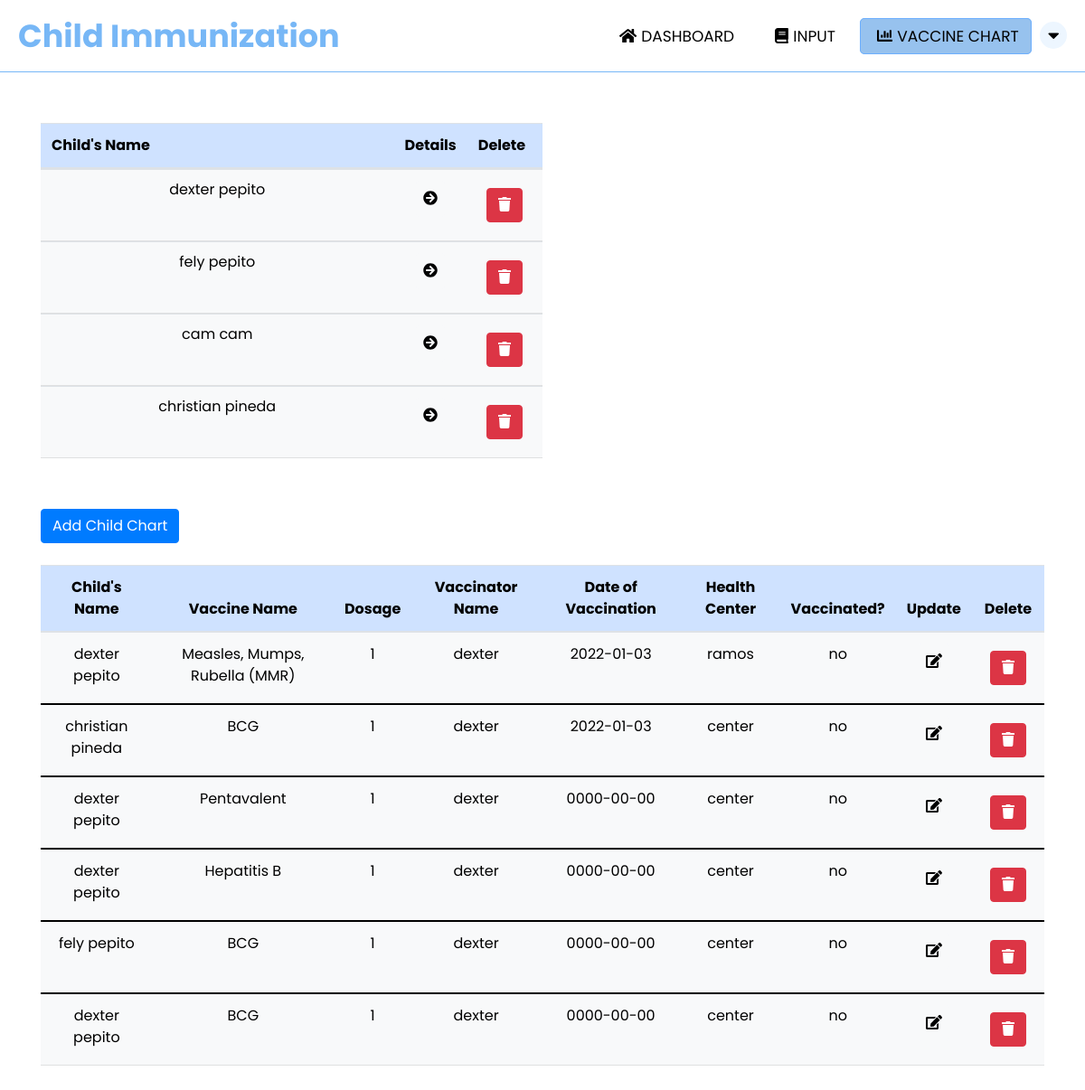
The page /admin_chart.php on the database its author committed.
### tables this page shows
CREATE TABLE `child_tbl` (
  `child_id` int(11) NOT NULL,
  `parent_id` int(11) NOT NULL,
  `firstname` varchar(50) NOT NULL,
  `lastname` varchar(50) NOT NULL,
  `middlename` varchar(50) NOT NULL,
  `dateofbirth` date NOT NULL,
  `placeofbirth` varchar(100) NOT NULL,
  `address` varchar(50) NOT NULL,
  `fathername` varchar(50) NOT NULL,
  `mothername` varchar(50) NOT NULL,
  `birthheight` int(11) NOT NULL,
  `birthweight` int(11) NOT NULL,
  `sex` varchar(50) NOT NULL
);

CREATE TABLE `chart` (
  `chart_id` int(11) NOT NULL,
  `child_id` int(11) NOT NULL,
  `vaccine_id` int(11) NOT NULL,
  `dose` int(11) NOT NULL,
  `healthcare_id` int(11) NOT NULL,
  `dateofvaccination` date NOT NULL,
  `healthcenter_id` int(11) NOT NULL,
  `vaccinated` varchar(3) NOT NULL
);

CREATE TABLE `vaccine` (
  `vaccine_id` int(11) NOT NULL,
  `vaccinename` varchar(50) NOT NULL
);

CREATE TABLE `healthcare_info` (
  `healthcare_id` int(11) NOT NULL,
  `vaccinatorname` varchar(50) NOT NULL
);

CREATE TABLE `healthcenter_tbl` (
  `healthcenter_id` int(11) NOT NULL,
  `healthcenter` varchar(255) NOT NULL
);

### admin_chart.php (the view, shortened to what this page needs)
<?php
include "PHP/connection.php";
?>
<!DOCTYPE html>
<html lang="en">
<head>
    <link rel="stylesheet" href="https://cdnjs.cloudflare.com/ajax/libs/font-awesome/4.7.0/css/font-awesome.min.css">
    <link rel="stylesheet" href="path/to/font-awesome/css/font-awesome.min.css">
    <link href="https://cdn.jsdelivr.net/npm/bootstrap@5.1.3/dist/css/bootstrap.min.css" rel="stylesheet">
    <link rel="stylesheet" href="CSS/admin_chart.css">
    <link rel="stylesheet" href="https://cdnjs.cloudflare.com/ajax/libs/twitter-bootstrap/4.1.1/css/bootstrap.css">
   <link rel="stylesheet" href="https://cdn.datatables.net/1.10.19/css/dataTables.bootstrap4.min.css">
   <link rel="stylesheet" href="https://cdn.datatables.net/responsive/2.2.3/css/responsive.bootstrap.min.css">
   <link rel="stylesheet" href="https://cdn.datatables.net/fixedheader/3.2.0/css/fixedHeader.dataTables.min.css">
</head>
<body>
<nav>
  <label class="logo">Child Immunization</label>
  <ul>
    <li><a href="admin_index.php"><i class="fas fa-home" id="icon"></i>Dashboard</a></li>
    <li><a href="admin_input.php"><i class="fas fa-book"  id="icon"></i>Input</a></li>
    <li><a href="admin_chart.php" class="active"><i class="fa fa-chart-bar"  id="icon"></i>Vaccine Chart</a></li>
    <div class="dropdown">
      <button class="dropbtn"><i class="fa fa-caret-down"></i></button>
    </div>
  </ul>
</nav>
<div class="container" style="overflow-x: auto">
    <table id="example" class="table table-primary table-hover" style="width:50%;">
        <thead>
            <tr>
              <th>Child's Name</th>
              <th style="width: 10%">Details</th>
              <th style="width: 15%">Delete</th>
            </tr>
        </thead>
        <tbody class="table table-light" style="line-height: 20px">
            <?php
            $sql = "SELECT * FROM child_tbl";
            $stmt = $con->prepare($sql);
            $stmt->execute();
            $result = $stmt->get_result();
            while ($row = $result->fetch_assoc()) { ?>
            <tr>
                <td><?php echo $row['firstname'] . "  " . $row['lastname']; ?></td>
                <td><button id="id-<?php echo $row['child_id']; ?>" type="button" class="btn btn-primary view_chart" style="color: black; border: none">
                <i class="fa fa-arrow-circle-right"></i>
                </button></td>
                <td>
                <form action="PHP/delete.php" method="POST">
                    <button type="submit" name="delete_child" class="btn btn-danger"><a href="PHP/delete.php"></a><i class="fa fa-trash"></i></button>
                </form>
                </td>
            </tr>
            <?php }
            ?>
        </tbody>
    </table>
</div>
<div class="container" style="overflow-x: auto">
        <button type="button" class="btn btn-primary" data-bs-toggle="modal" data-bs-target="#adduserchart">
              Add Child Chart
        </button>
        <br><br>
  <table id="example" class="table table table-hover" style="width:100%">
      <thead class="table table-primary">
          <tr>
              <th>Child's Name</th>
              <th>Vaccine Name</th>
              <th>Dosage</th>
              <th>Vaccinator Name</th>
              <th>Date of Vaccination</th>
              <th>Health Center</th>
              <th>Vaccinated?</th>
              <th>Update</th>
              <th>Delete</th>
          </tr>
      </thead>
      <tbody class="table table-light">
          <?php
          $sql = "SELECT *, child_tbl.firstname, child_tbl.lastname, vaccine.vaccinename, healthcare_info.vaccinatorname, chart.dateofvaccination, healthcenter_tbl.healthcenter
         FROM ((((chart
         LEFT JOIN child_tbl ON chart.child_id = child_tbl.child_id)
         LEFT JOIN vaccine ON chart.vaccine_id = vaccine.vaccine_id)
         LEFT JOIN healthcare_info ON chart.healthcare_id = healthcare_info.healthcare_id)
         LEFT JOIN  healthcenter_tbl ON chart.healthcenter_id = healthcenter_tbl.healthcenter_id)
         ";
          $stmt = $con->prepare($sql);
          $stmt->execute();
          $result = $stmt->get_result();
          while ($row = $result->fetch_assoc()) { ?>
          <tr>
              <td><?php echo $row['firstname'] . '  ' . $row['lastname']; ?></td>
              <td><?php echo $row['vaccinename']; ?></td>
              <td><?php echo $row['dose']; ?></td>
              <td><?php echo $row['vaccinatorname']; ?></td>
              <td><?php echo $row['dateofvaccination']; ?></td>
              <td><?php echo $row['healthcenter']; ?></td>
              <td><?php echo $row['vaccinated']; ?></td>
              <td><button id="id-<?php echo $row['chart_id']; ?>" type="button" class="btn btn-primary editbtn" style="color: black; border: none;">
              <i class="fas fa-edit"></i>
              </button></td>
              <td>
              <form action="PHP/delete.php" method="POST">
                  <button type="submit" name="delete_chart" class="btn btn-danger"><a href="PHP/delete.php"></a><i class="fa fa-trash"></i></button>
              </form>
              </td>
          </tr>
          <?php }
          ?>
      </tbody>
  </table>
</div>
</body>
</html>

### CSS/admin_chart.css (style rules this page uses)
* { padding: 0; margin: 0; text-decoration: none; list-style: none; box-sizing: border-box; font-family: 'Poppins' , sans-serif; }
nav { background: #ffffff; height: 80px; width: 100%; border-bottom: 1px solid #77b7f6; }
label.logo { color: #000000; font-size: 35px; line-height: 80px; padding: 0 20px; font-weight: bold; }
nav ul { float: right; margin-right: 20px; }
nav ul li { display: inline-block; line-height: 80px; margin: 0 5px; }
nav ul li a { color: #000000; font-size: 17px; padding: 7px 13px; border-radius: 5px; text-transform: uppercase; }
#icon { display: inline-block; text-align: center; margin: 0 5px; }
a.active, a:hover { background:#97c2ee; border: 1px solid #6daffe; transition: .3s; }
.dropbtn { border-radius: 50%; background-color: #edf6ff; width: 30px; margin-top: 20px; color: #000000; padding: 0; font-size: 20px; border: none; cursor: pointer; }
.dropdown { position: relative; display: inline-block; }
.container { margin-top: 50px; margin-bottom: 30px; }
thead { text-align: center; }
td { text-align: center; }

### rows shown on the page
child_tbl: firstname "dexter", lastname "pepito"
child_tbl: firstname "fely", lastname "pepito"
child_tbl: firstname "cam", lastname "cam"
child_tbl: firstname "christian", lastname "pineda"
chart: child.firstname "dexter", child.lastname "pepito", vaccine.vaccinename "Measles, Mumps, Rubella (MMR)", dose "1", healthcare.vaccinatorname "dexter", dateofvaccination "2022-01-03", healthcenter.healthcenter "ramos", vaccinated "no"
chart: child.firstname "christian", child.lastname "pineda", vaccine.vaccinename "BCG", dose "1", healthcare.vaccinatorname "dexter", dateofvaccination "2022-01-03", healthcenter.healthcenter "center", vaccinated "no"
chart: child.firstname "dexter", child.lastname "pepito", vaccine.vaccinename "Pentavalent", dose "1", healthcare.vaccinatorname "dexter", dateofvaccination "0000-00-00", healthcenter.healthcenter "center", vaccinated "no"
chart: child.firstname "dexter", child.lastname "pepito", vaccine.vaccinename "Hepatitis B", dose "1", healthcare.vaccinatorname "dexter", dateofvaccination "0000-00-00", healthcenter.healthcenter "center", vaccinated "no"
chart: child.firstname "fely", child.lastname "pepito", vaccine.vaccinename "BCG", dose "1", healthcare.vaccinatorname "dexter", dateofvaccination "0000-00-00", healthcenter.healthcenter "center", vaccinated "no"
chart: child.firstname "dexter", child.lastname "pepito", vaccine.vaccinename "BCG", dose "1", healthcare.vaccinatorname "dexter", dateofvaccination "0000-00-00", healthcenter.healthcenter "center", vaccinated "no"
